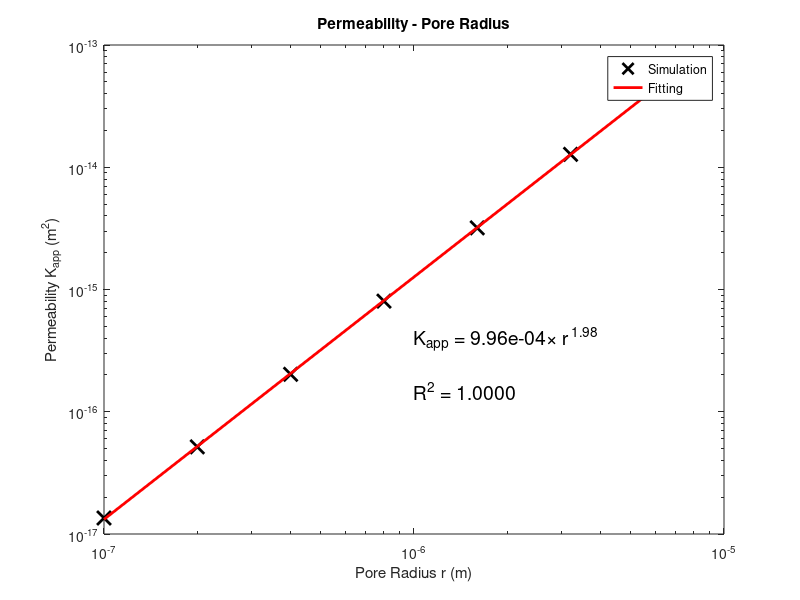

Source code (MATLAB):
x = [100, 200, 400, 800, 1600, 3200, 6400] * 1e-9;
y = [1.3516E-17, 5.1598E-17, 2.0255E-16, 8.0276E-16, 3.1923E-15, 1.2761E-14, 5.0897E-14];
p = polyfit(log(x), log(y), 1);
r = corrcoef(log(x), log(y));
xx = x;
yy = exp(polyval(p, log(xx)));
cla;
loglog(x, y, 'kx', 'MarkerSize', 10, 'Linewidth', 2);
hold on;
loglog(xx, yy, 'r', 'Linewidth', 2);
% axis([1e-7, 1e-5, 1e-10, 1e-4]);
text(1e-6, 4e-16, ['K_{app} = ', num2str(exp(p(2)), '%.2e'), '\times r^{ ', num2str(p(1), '%.2f'), '}'], 'Fontsize', 14);
text(1e-6, 1.5e-16, ['R^2 = ', num2str(r(1,2)^2, '%.4f')], 'Fontsize', 14);
title('Permeability - Pore Radius');
xlabel('Pore Radius r (m)');
ylabel('Permeability K_{app} (m^2)');
legend('Simulation', 'Fitting');